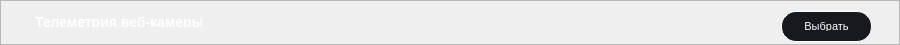
      <widget class="QFrame" name="frame_TelemetriaWebCome">
       <property name="geometry">
        <rect>
         <x>10</x>
         <y>77</y>
         <width>900</width>
         <height>45</height>
        </rect>
       </property>
       <property name="minimumSize">
        <size>
         <width>900</width>
         <height>45</height>
        </size>
       </property>
       <property name="maximumSize">
        <size>
         <width>900</width>
         <height>40</height>
        </size>
       </property>
       <property name="styleSheet">
        <string notr="true">/* styles.qss */

#frame_TelemetriaWebCome {
    background-color: #161A1E;
    border-radius: 15px; /* Установите значение по вашему усмотрению для достижения овальной формы */
}
</string>
       </property>
       <property name="frameShape">
        <enum>QFrame::StyledPanel</enum>
       </property>
       <property name="frameShadow">
        <enum>QFrame::Raised</enum>
       </property>
       <layout class="QHBoxLayout" name="horizontalLayout_3">
        <property name="spacing">
         <number>0</number>
        </property>
        <property name="leftMargin">
         <number>0</number>
        </property>
        <property name="topMargin">
         <number>0</number>
        </property>
        <property name="rightMargin">
         <number>0</number>
        </property>
        <property name="bottomMargin">
         <number>0</number>
        </property>
        <item>
         <widget class="QFrame" name="frame_2">
          <property name="styleSheet">
           <string notr="true">background-color: transparent;</string>
          </property>
          <property name="frameShape">
           <enum>QFrame::StyledPanel</enum>
          </property>
          <property name="frameShadow">
           <enum>QFrame::Raised</enum>
          </property>
          <widget class="QPushButton" name="pushTelemetriaWebCome">
           <property name="geometry">
            <rect>
             <x>780</x>
             <y>10</y>
             <width>91</width>
             <height>31</height>
            </rect>
           </property>
           <property name="maximumSize">
            <size>
             <width>91</width>
             <height>31</height>
            </size>
           </property>
           <property name="styleSheet">
            <string notr="true">/* styles.qss */

QPushButton {
    background-color: #161A1E;
    border-radius: 15px;
    color: white; /* Установите цвет текста */
    font-size: 11px; /* Установите размер шрифта */
    padding: 10px 20px; /* Установите отступы */
    border: 1px solid white; /* Уменьшаем толщину обводки до 1 пикселя */
}

QPushButton:hover {
    background-color: #2C3236;
    transition: background-color 0.3s ease;
}
</string>
           </property>
           <property name="text">
            <string>Выбрать</string>
           </property>
          </widget>
          <widget class="QLabel" name="labelTelemetriaWebCome">
           <property name="geometry">
            <rect>
             <x>750</x>
             <y>10</y>
             <width>81</width>
             <height>30</height>
            </rect>
           </property>
           <property name="sizePolicy">
            <sizepolicy hsizetype="Preferred" vsizetype="Preferred">
             <horstretch>70</horstretch>
             <verstretch>30</verstretch>
            </sizepolicy>
           </property>
           <property name="minimumSize">
            <size>
             <width>70</width>
             <height>30</height>
            </size>
           </property>
           <property name="styleSheet">
            <string notr="true">color: white; /* Установите цвет текста в белый */
font-size: 14px; /* Установите размер шрифта в 14 пикселей */
font-family: &quot;Times New Roman&quot;; /* Установите тип шрифта по вашему выбору */
font-weight: bold; /* Установите жирность шрифта (если нужно) */
margin-top: 5px; /* Опустить текст на 10 пикселей вниз */</string>
           </property>
           <property name="text">
            <string/>
           </property>
          </widget>
          <widget class="QLabel" name="labelTextTelemetriaWebCome">
           <property name="geometry">
            <rect>
             <x>30</x>
             <y>10</y>
             <width>171</width>
             <height>16</height>
            </rect>
           </property>
           <property name="styleSheet">
            <string notr="true">/* styles.qss */

QLabel {
    color: white; /* Установите цвет текста в белый */
    font-size: 14px; /* Установите размер шрифта в 14 пикселей */
    font-family: &quot;Times New Roman&quot;; /* Установите тип шрифта по вашему выбору */
    font-weight: bold; /* Установите жирность шрифта (если нужно) */
    margin-top: 5px; /* Опустить текст на 10 пикселей вниз */
}
</string>
           </property>
           <property name="text">
            <string>Телеметрия веб-камеры</string>
           </property>
          </widget>
         </widget>
        </item>
       </layout>
      </widget>
